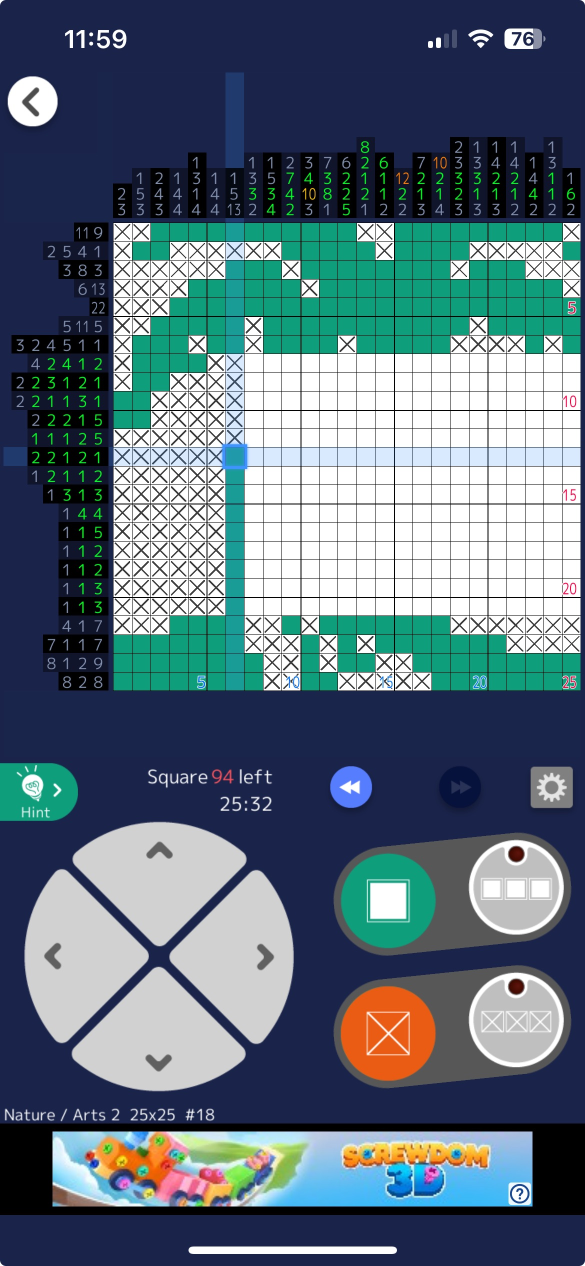
#> input picture data/nonogram.jpeg, 1170 x 2532 px (shown at 1/2 size)
$ jupyter execute --allow-errors Nonogram.ipynb
#> lines starting #> are read from the running program, lines starting #| are printed output that depends on the picture
[cell 1]
import numpy as np
import matplotlib.pyplot as plt
import matplotlib.image as mpimg


def process_clues(row_clues, col_clues):
    rccl = [[i for i in x.split('\n') if i != '']
            for x in [row_clues, col_clues]]
    grid_dims = [len(i) for i in rccl]
    poss = [[np.array(get_rc_poss(grid_dims[1-x],
                                  [int(n) for n in i.split() if n != '']))
             for i in rccl[x]]
            for x in range(2)]

    return poss, grid_dims


def get_rc_poss(ncells, groups):
    rlim = ncells-sum(groups)-len(groups)+1
    if rlim >= 0:
        if len(groups) == 1:
            return [[*[-1]*i, *[1]*groups[0], *[-1]*(rlim-i)]
                    for i in range(rlim+1)]
        else:
            return [[*[-1]*i, *[1]*groups[0], -1, *j]
                    for i in range(rlim+1)
                    for j in get_rc_poss(ncells-i-groups[0]-1,
                                         groups[1:])]
    return []


def solve(row_clues, col_clues):
    poss, grid_dims = process_clues(row_clues, col_clues)
    grid = np.zeros(grid_dims, dtype=int)
    gtp = 0
    while True:
        for ptr in range(grid_dims[gtp]):
            poss[gtp][ptr] = poss[gtp][ptr][np.all(poss[gtp][ptr] * grid[ptr:ptr+1] >= 0, axis=1)]
            filt = np.ptp(poss[gtp][ptr], axis=0) == 0
            grid[ptr][filt] = poss[gtp][ptr][0][filt]
        if np.any(grid == 0):
            gtp ^= 1
            grid = grid.T
        else:
            break
    if gtp:
        grid = grid.T
    plt.imshow(grid, cmap='gray_r')

[cell 2]
img = np.mean(mpimg.imread('../data/nonogram.jpeg'), axis=2)
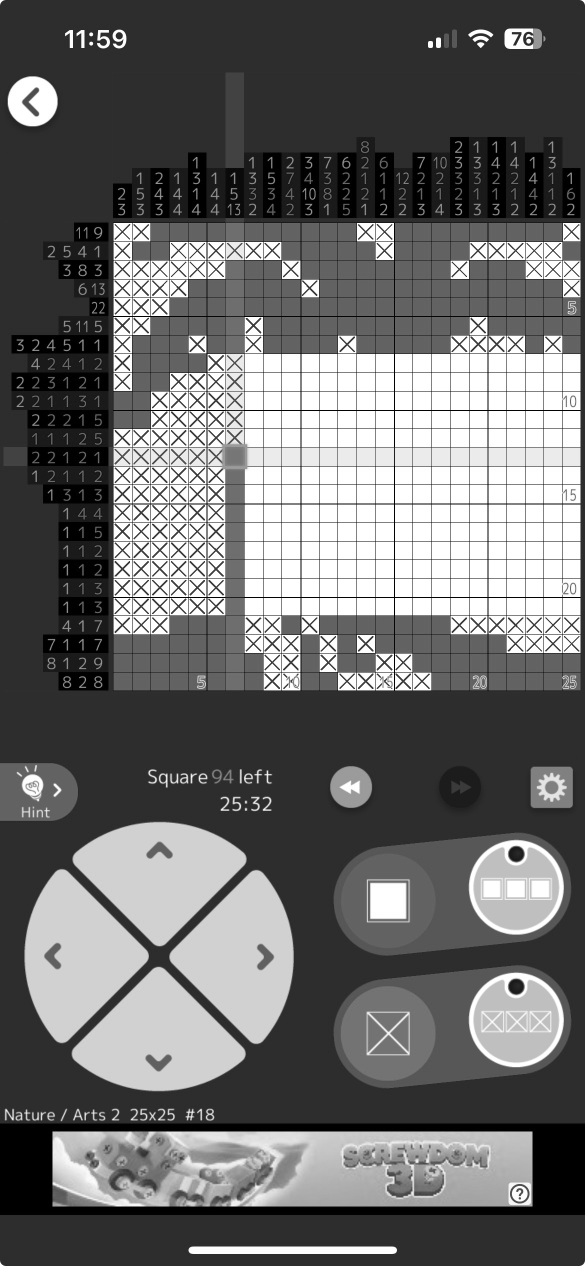
#> img: shape (2532, 1170) float64 (shown at 1/2 size); min 0, max 255, mean 108.1
img = img / np.max(img)

[cell 3]
tv1 = (img[2:-2] < img[:-4]) & (img[2:-2] < img[4:])
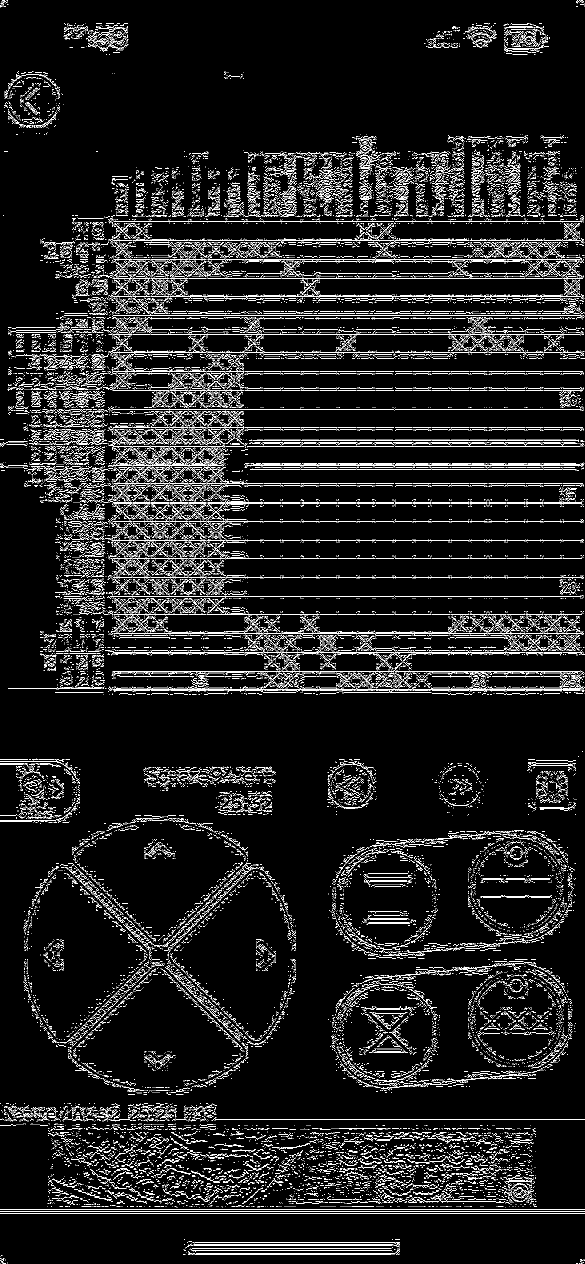
#> tv1: shape (2528, 1170) bool (shown at 1/2 size); 7.8% white in thin lines or dots
tv2 = np.mean(tv1, axis=1)
#> tv2 = 2528 values, max 1 at index 2419, min 0 at index 15, mean 0.0781

[cell 4]
img[2:-2][585:595, 550]
#> Out = [0.386, 0.386, 0.386, 0.386, 0.386, 0.384, 0.393, 0.414, 0.0497, 0.393]

[cell 5]
tv3 = np.arange(tv2.shape[0])[tv2 > 0.5]
#> tv3 = 53 values from 442 to 2426

[cell 6]
tv4 = np.abs(np.expand_dims(tv3, 0) - np.expand_dims(tv3, 1)).reshape(-1)
#> tv4 = 2809 values, max 1984 at index 52, min 0 at index 0, mean 501.7

[cell 7]
np.column_stack(np.unique(tv4, return_counts=True))[:50]
#> Out = 50 pairs, first value 0 to 71, second value 2 to 53

[cell 8]
plt.plot(np.arange(tv2.shape[0]), tv2)
plt.show()
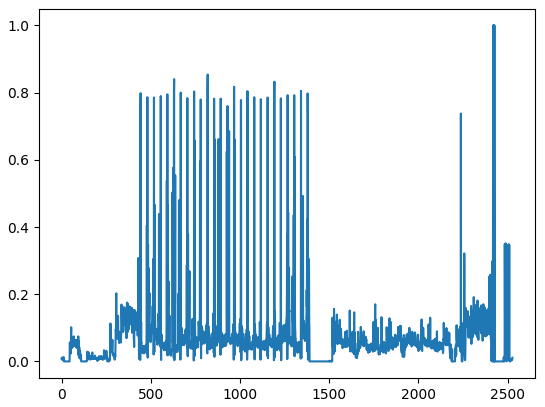
#> figure drawn by matplotlib, 1 panel; curve peaks at x = 2419, y = 1

[cell 9]
plt.plot(np.arange(img.shape[1]), img[1000])
plt.show()
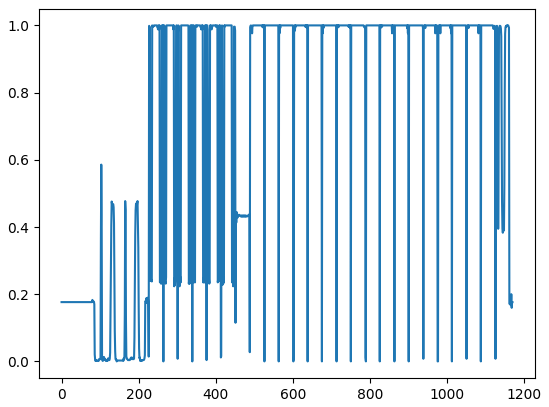
#> figure drawn by matplotlib, 1 panel; curve peaks at x = 235, y = 1

$ run again, with data/luna.jpg copied over data/nonogram.jpeg
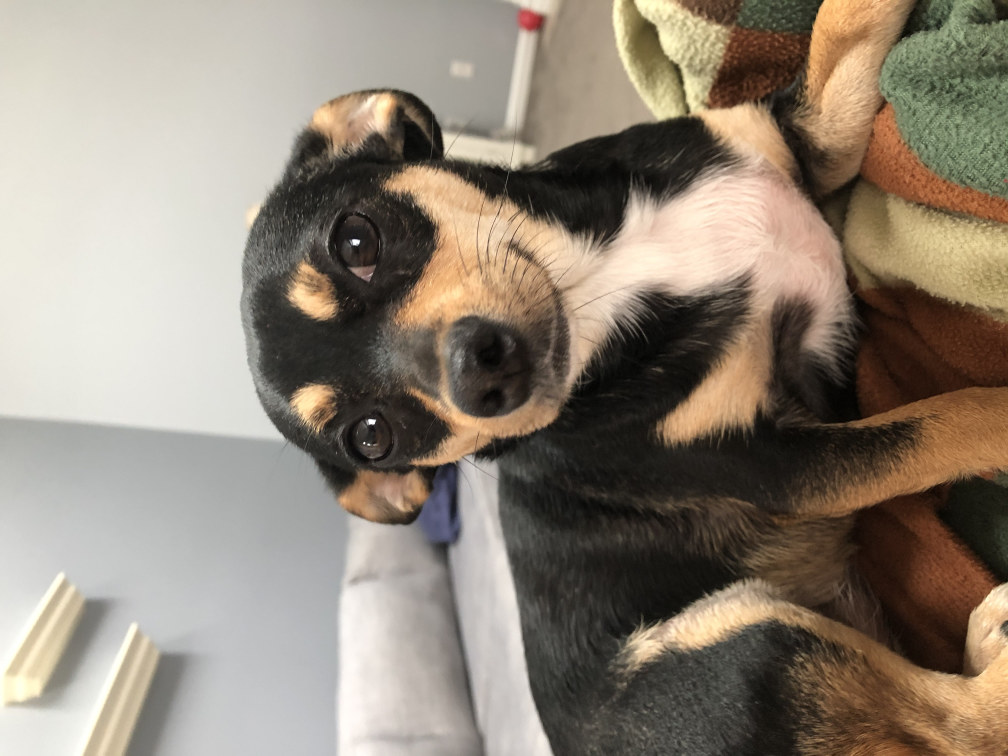
#> input picture data/luna.jpg, 4032 x 3024 px (shown at 1/4 size)
#> `tv1 = (img[2:-2] < img[:-4]) & (img[2:-2] < img[4:])`:
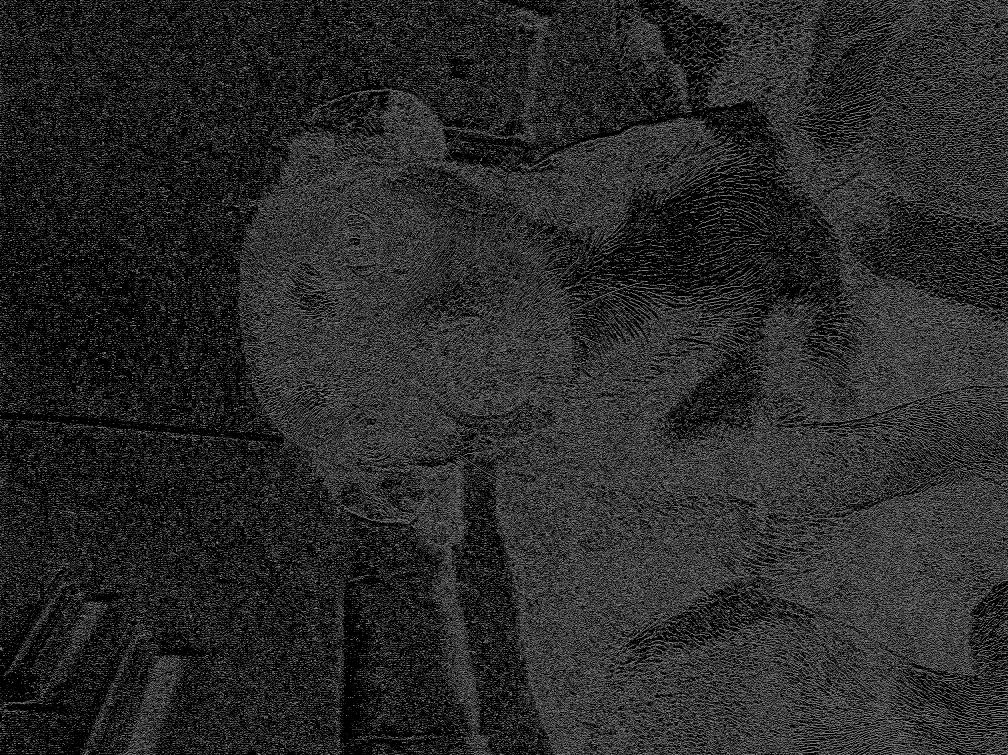
#> tv1: shape (3020, 4032) bool (shown at 1/4 size); 16.1% white in thin lines or dots
#> tv2 = 3020 values, max 0.262 at index 2046, min 0.093 at index 1064, mean 0.161
#> `img[2:-2][585:595, 550]`: Out = [0.867, 0.867, 0.867, 0.871, 0.871, 0.867, 0.867, 0.867, 0.867, 0.867]
#> tv3 = empty array
#> `plt.show()`:
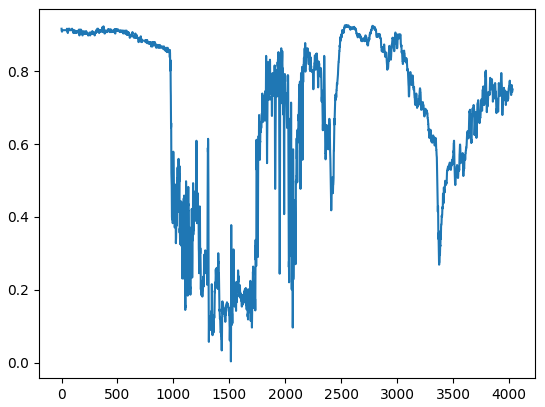
#> figure drawn by matplotlib, 1 panel; curve peaks at x = 2532, y = 0.925

$ run again, with data/luna_iyf.jpg copied over data/nonogram.jpeg
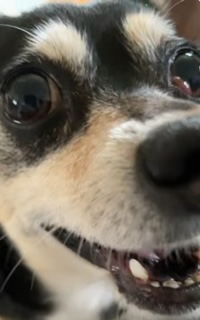
#> input picture data/luna_iyf.jpg, 200 x 320 px
#> `tv1 = (img[2:-2] < img[:-4]) & (img[2:-2] < img[4:])`:
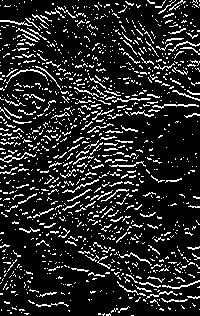
#> tv1: shape (316, 200) bool; 14.9% white in thin lines or dots
#> tv2 = 316 values, max 0.335 at index 105, min 0.03 at index 312, mean 0.149
#> tv3 = empty array
#> `plt.show()`:
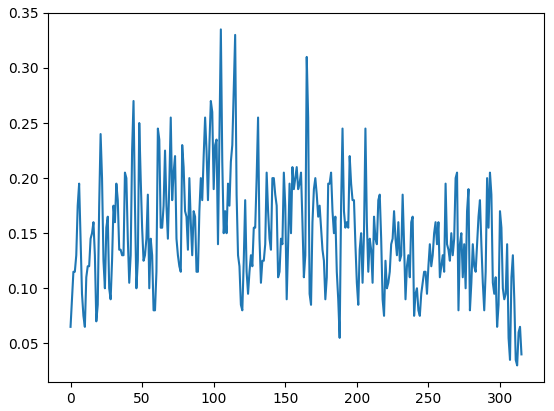
#> figure drawn by matplotlib, 1 panel; curve peaks at x = 105, y = 0.335
